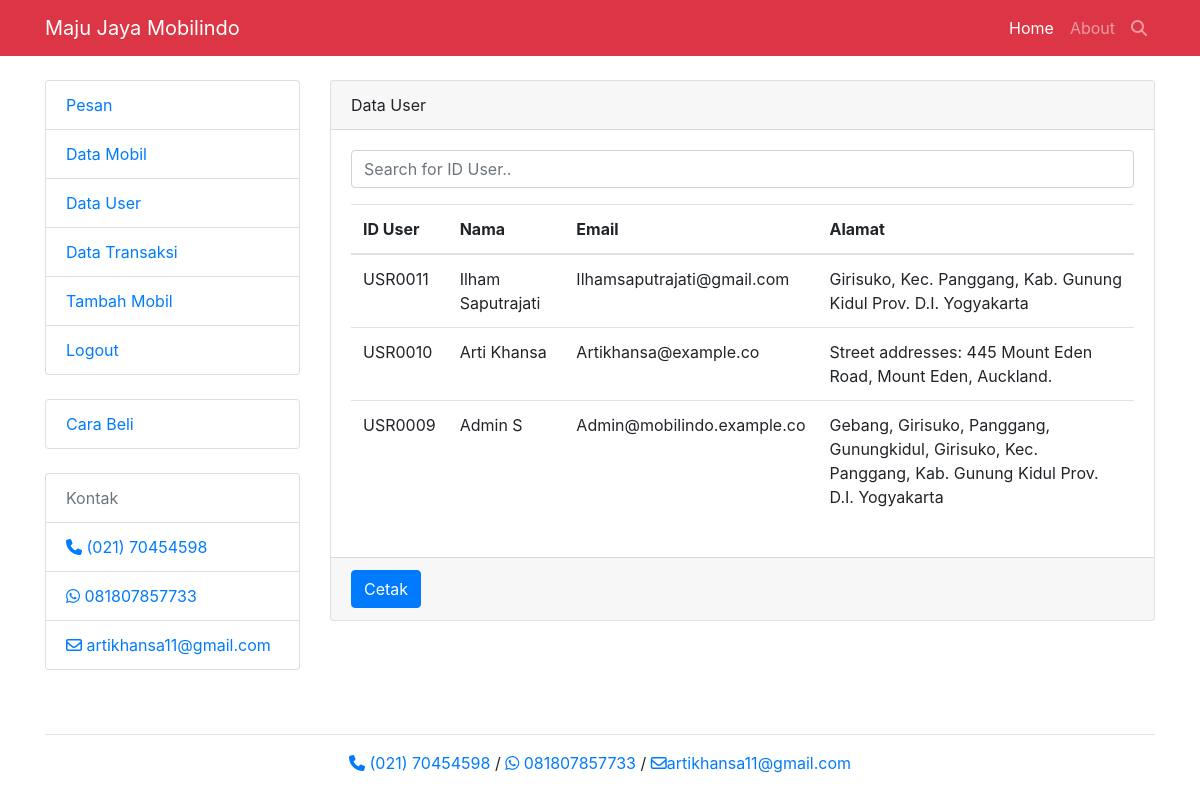
Screenshot of /user-list.php (signed in) with the database file from the repository.
### tables this page shows
CREATE TABLE `member` (
  `id_member` varchar(11) NOT NULL,
  `username` varchar(20) NOT NULL,
  `password` varchar(50) NOT NULL,
  `level` enum('0','1') NOT NULL,
  `nm_lgkp` varchar(30) NOT NULL,
  `telp` varchar(13) NOT NULL,
  `email` varchar(30) NOT NULL,
  `alamat` varchar(200) NOT NULL
);

### function/ultimate.php (called while the page is built, shortened)
<?php
function run($query) {
  global $link;
  return mysqli_query($link, $query);
}
if (isset($_SESSION['user'])) {
    $login = true;
    if (cek_status($_SESSION['user']) == 1) {
    $super_user = true;
  }
}
function cek_status($user) {
  $query  = "SELECT level FROM member WHERE username='$user'";
  while ($row = mysqli_fetch_assoc(run($query))):
    return $row['level'];
  endwhile;
}
function tampil_data($column, $key) {
  $query  = "SELECT * FROM $column ORDER BY $key DESC";
  return run($query);
}
?>

### core/init.php (called while the page is built, shortened)
<?php
require_once 'function\koneksi.php';
require_once 'function\ultimate.php';
?>

### user-list.php (the view)
<?php
require_once 'core/init.php';
include 'view/header.php';
if ($login == true) {
  if ($super_user == true) {
?>
<div class="row">
  <div class="col-lg-3 mt-4">
    <?php include 'menu.php'; ?>
  </div>
  <div class="col-lg-9">
    <div class="card card-outline-secondary my-4">
      <div class="card-header">
        Data User
      </div>
      <div class="card-body">
        <form method="post">
          <div class="form-group">
            <input type="text" class="form-control" id="myInput" onkeyup="myFunction('0')" placeholder="Search for ID User..">
          </div>
        </form>
        <?php
        $result = tampil_data('member', 'id_member');
        ?>
        <table class="table table-responsive" id="myTable">
          <thead>
            <tr>
              <th>ID User</th>
              <th>Nama</th>
              <th>Email</th>
              <th>Alamat</th>
            </tr>
          </thead>
          <tbody>
            <?php while ($row = mysqli_fetch_assoc($result)) { ?>
            <tr>
              <td><?= $row['id_member']; ?></td>
              <td><?= ucfirst($row['nm_lgkp']); ?></td>
              <td><?= ucfirst($row['email']); ?></td>
              <td><?= ucfirst($row['alamat']); ?></td>
            </tr>
            <?php } ?>
          </tbody>
        </table>
      </div>
      <div class="card-footer">
        <a href="cetak-mobil.php" class="btn btn-primary"> Cetak </a>
      </div>
    </div>
  </div>
</div>
<?php
  } else {
    redirect_url('index.php');
  }
} else {
  redirect_url('login.php');
}
require_once 'view/footer.php';
?>

### view/header.php (style rules this page uses)
body { padding-top: 54px; }
@media (min-width: 992px) { body { padding-top: 56px; } }

### rows the page displays
member: id_member "USR0011", nm_lgkp "Ilham Saputrajati", email "Ilhamsaputrajati@gmail.com", alamat "Girisuko, Kec. Panggang, Kab. Gunung Kidul Prov. D.I. Yogyakarta"
member: id_member "USR0010", nm_lgkp "Arti Khansa", email "Artikhansa@example.co", alamat "Street addresses: 445 Mount Eden Road, Mount Eden, Auckland."
member: id_member "USR0009", nm_lgkp "Admin S", email "Admin@mobilindo.example.co", alamat "Gebang, Girisuko, Panggang, Gunungkidul, Girisuko, Kec. Panggang, Kab. Gunung Kidul Prov. D.I. Yogyakarta"
